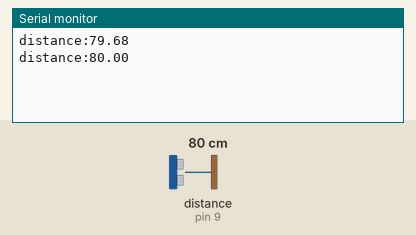
Recording of a sketch running on a simulated Arduino Uno, built with avr-gcc and run on an emulated ATmega328P. Parts: the last lines printed to the serial monitor. Wiring (inferred from the names in the program): ultrasonic range finder: trigger pin 10; echo pin 9. The test bench sets the inputs (shaded band); at power-on: distance to the obstacle (sensor on pin 9) 80 cm. The echo pulse lasts 58.3 µs per cm.

Above: at 2.8 s.
2.9 s: distance to the obstacle (sensor on pin 9) set to 2 cm
At 4.9 s:
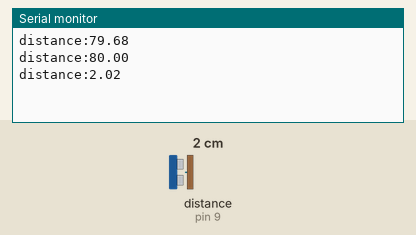
5.6 s: distance to the obstacle (sensor on pin 9) set to 4 cm
At 6.4 s:
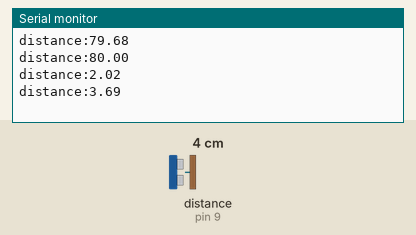
Timing chart, 0 to 8.6 s (numbered marks = the images above; inputs shaded):
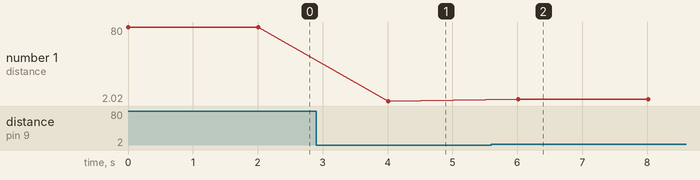

Measured:
- after the input at 2.9 s, the serial monitor: prints a new line after 1.1 s (image 1)
- after the input at 5.6 s, the serial monitor: prints a new line after 0.41 s (image 2)
- plotted number 1: 80 → 2.02 after the input at 2.9 s, 2.02 → 3.69 after the input at 5.6 s

The sketch:

ultrasonic.ino
```cpp
const int trigPin =10;
const int echoPin=9;
float duration;
float distance;

void setup() {
  // put your setup code here, to run once:
pinMode(trigPin,OUTPUT);
pinMode(echoPin,INPUT);
Serial.begin(9600);
}

void loop() {
  // put your main code here, to run repeatedly:
digitalWrite(trigPin,LOW);
delayMicroseconds(2);
digitalWrite(trigPin,HIGH);
delayMicroseconds(10);
digitalWrite(trigPin,LOW);

duration=pulseIn(echoPin,HIGH);
distance=(0.0343*duration)/2;
Serial.print("distance:");
Serial.println(distance);
delay(2000);
}
```
